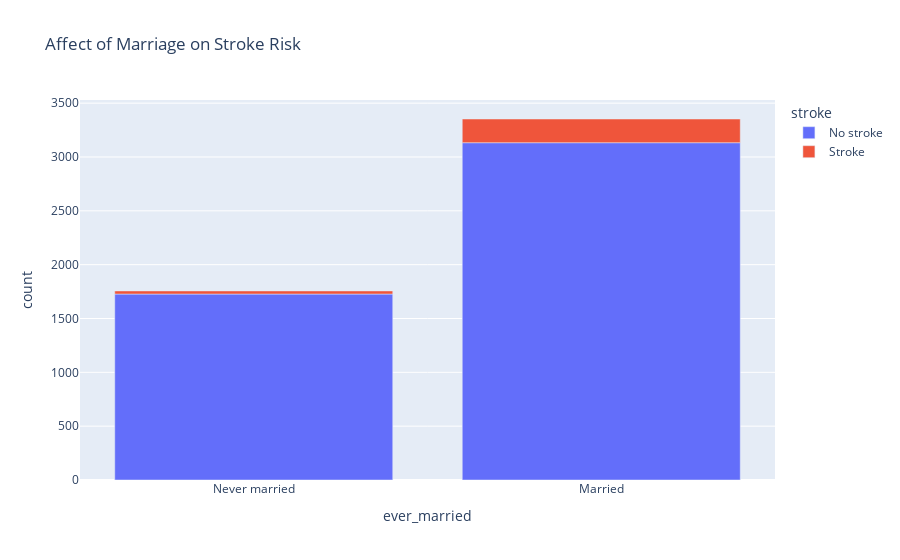

Notebook cell for this chart:
### Markdown cell above
**Marriage Plot**

### Code cell
marry = df.groupby(['ever_married', 'stroke']).agg({'stroke': 'count'}).rename(columns = {'stroke': 'count'}).reset_index()
marry.iloc[[0,1], 0] = 'Never married'
marry.iloc[[2,3], 0] = 'Married'
marry.iloc[[0, 2], 1] = "No stroke"
marry.iloc[[1, 3], 1] = "Stroke"

fig = px.bar(marry, x = 'ever_married', y = 'count', color = 'stroke', title = 'Affect of Marriage on Stroke Risk',)

fig.show()

### Figure 1 — Plotly figure (JSON) as saved in the notebook; plotly's stock layout.template omitted (floating-point values rounded to 4 significant figures)
{"data": [{"alignmentgroup": "True", "hovertemplate": "stroke=No stroke<br>ever_married=%{x}<br>count=%{y}<extra></extra>", "legendgroup": "No stroke", "marker": {"color": "#636efa"}, "name": "No stroke", "offsetgroup": "No stroke", "orientation": "v", "showlegend": true, "textposition": "auto", "type": "bar", "x": ["Never married", "Married"], "xaxis": "x", "y": [1727, 3133], "yaxis": "y"}, {"alignmentgroup": "True", "hovertemplate": "stroke=Stroke<br>ever_married=%{x}<br>count=%{y}<extra></extra>", "legendgroup": "Stroke", "marker": {"color": "#EF553B"}, "name": "Stroke", "offsetgroup": "Stroke", "orientation": "v", "showlegend": true, "textposition": "auto", "type": "bar", "x": ["Never married", "Married"], "xaxis": "x", "y": [29, 220], "yaxis": "y"}], "layout": {"barmode": "relative", "legend": {"title": {"text": "stroke"}, "tracegroupgap": 0}, "title": {"text": "Affect of Marriage on Stroke Risk"}, "xaxis": {"anchor": "y", "domain": [0, 1], "title": {"text": "ever_married"}}, "yaxis": {"anchor": "x", "domain": [0, 1], "title": {"text": "count"}}}}
